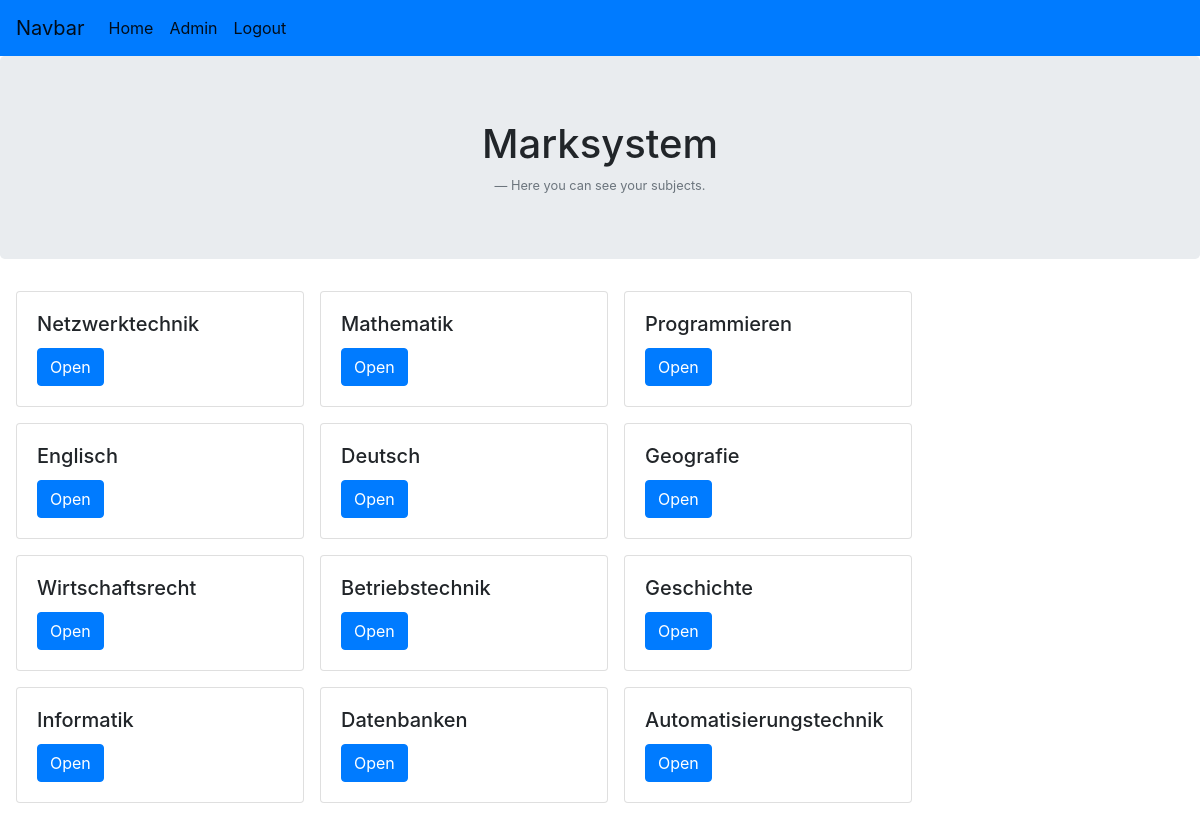
The page /startseite_schueler/ (signed in) on the database as committed earlier.
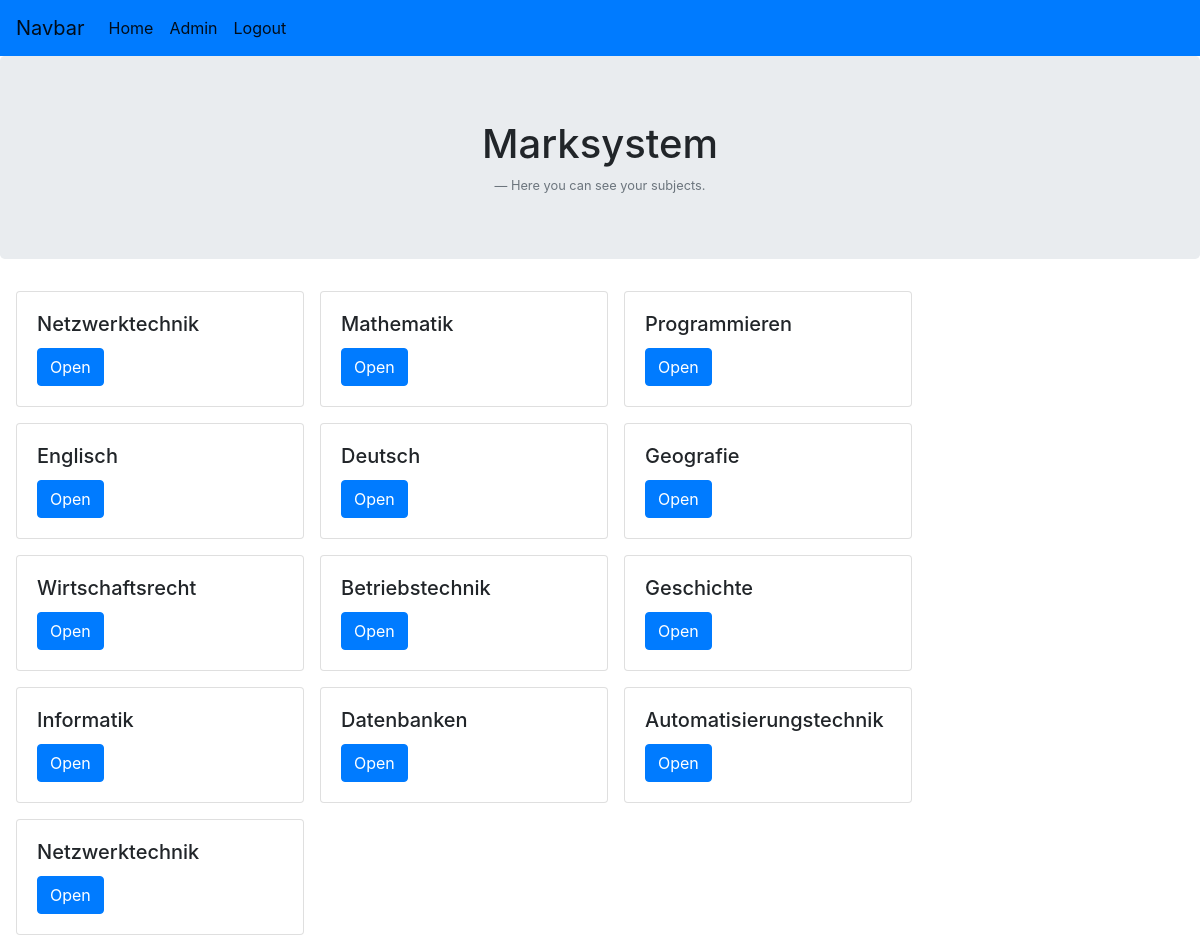
The same page on the database as committed later.
### noten/models.py (models this page shows, shortened)
class Unterricht(models.Model):
    Subject = models.ForeignKey(Subject, on_delete=models.CASCADE)
    Teacher = models.ForeignKey(User, on_delete=models.CASCADE)
    Klasse = models.ForeignKey(Klasse, on_delete=models.CASCADE)
    class Meta:
        verbose_name_plural = "Unterrichte"

class Subject(models.Model):
    subject_name = models.CharField(default="", max_length=150)

### noten/views.py (the view)
# urls.py: path('startseite_schueler/', views.startseite_schueler, name='startseite_schueler'),
@login_required
def startseite_schueler(request):
    subjects = Unterricht.objects.filter(Klasse__student__user = request.user)
    return render(request, 'noten/startseite_schueler.html', {'latest_subject_list' : subjects})

### noten/templates/noten/startseite_schueler.html (shortened to what this page needs)
<!DOCTYPE html>
<html lang="en">
<head>
    {% load static %}
    <link href="https://stackpath.bootstrapcdn.com/bootstrap/4.2.1/css/bootstrap.min.css"
 rel="stylesheet">
</head>
<body>
<nav class="navbar navbar-expand-lg navbar-light bg-primary">
    <a class="navbar-brand" href="">Navbar</a>
    <div class="collapse navbar-collapse" id="navbarNav">
        <ul class="navbar-nav">
            <li class="nav-item active">
                <a class="nav-link" href="{% url 'noten:startseite_schueler' %}">Home</a>
            </li>
            <li class="nav-item active">
                <a class="nav-link" href="/admin">Admin</a>
            </li>
            <li class="nav-item active">
                <a class="nav-link" href="/logout">Logout</a>
            </li>
        </ul>
    </div>
</nav>
<div class="jumbotron text-center">
    <h1>Marksystem</h1>
    <footer class="blockquote-footer">Here you can see your subjects.</footer>
</div>
{% if latest_subject_list %}
    <div class="row ml-3">
        {% for subject in latest_subject_list %}
            <div class="card mr-3 mb-3" style="width: 18rem;">
                <div class="card-body">
                    <h5 class="card-title">{{ subject.Subject.subject_name }}</h5>
                    <a class="btn btn-primary" href="{% url 'noten:detailseite_schueler' subject.id %}">Open</a>
                </div>
            </div>
        {% endfor %}
    </div>
{% else %}
    <p>No subjects are available.</p>
{% endif %}
</body>
</html>

Rows that differ between the two databases and show on the page:
added Unterricht: Subject.subject_name "Netzwerktechnik"
